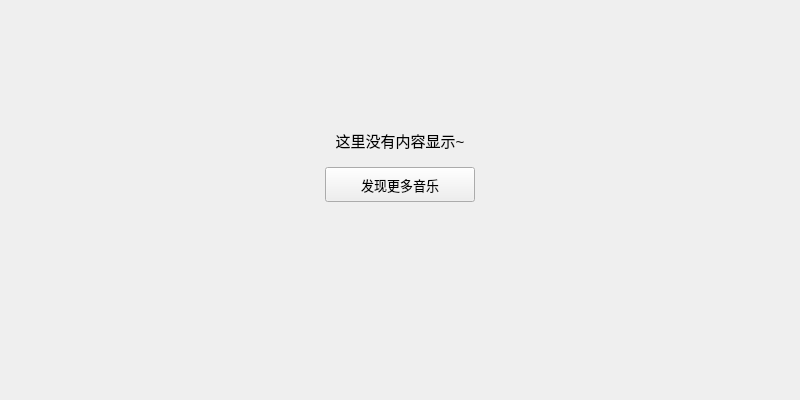
<?xml version="1.0" encoding="UTF-8"?>
<ui version="4.0">
 <class>AllRecent</class>
 <widget class="QWidget" name="AllRecent">
  <property name="geometry">
   <rect>
    <x>0</x>
    <y>0</y>
    <width>800</width>
    <height>400</height>
   </rect>
  </property>
  <property name="windowTitle">
   <string>AllRecent</string>
  </property>
  <layout class="QVBoxLayout" name="verticalLayout_2">
   <item>
    <widget class="QWidget" name="widget_3" native="true">
     <layout class="QVBoxLayout" name="verticalLayout" stretch="2,1,3">
      <property name="topMargin">
       <number>0</number>
      </property>
      <item>
       <spacer name="verticalSpacer_2">
        <property name="orientation">
         <enum>Qt::Vertical</enum>
        </property>
        <property name="sizeHint" stdset="0">
         <size>
          <width>20</width>
          <height>40</height>
         </size>
        </property>
       </spacer>
      </item>
      <item>
       <layout class="QGridLayout" name="gridLayout">
        <property name="verticalSpacing">
         <number>15</number>
        </property>
        <item row="0" column="0">
         <spacer name="horizontalSpacer_8">
          <property name="orientation">
           <enum>Qt::Horizontal</enum>
          </property>
          <property name="sizeHint" stdset="0">
           <size>
            <width>40</width>
            <height>20</height>
           </size>
          </property>
         </spacer>
        </item>
        <item row="0" column="1">
         <widget class="QLabel" name="prompt_label">
          <property name="font">
           <font>
            <pointsize>11</pointsize>
           </font>
          </property>
          <property name="text">
           <string>这里没有内容显示~</string>
          </property>
          <property name="scaledContents">
           <bool>false</bool>
          </property>
          <property name="alignment">
           <set>Qt::AlignBottom|Qt::AlignHCenter</set>
          </property>
         </widget>
        </item>
        <item row="0" column="2">
         <spacer name="horizontalSpacer_9">
          <property name="orientation">
           <enum>Qt::Horizontal</enum>
          </property>
          <property name="sizeHint" stdset="0">
           <size>
            <width>40</width>
            <height>20</height>
           </size>
          </property>
         </spacer>
        </item>
        <item row="1" column="0">
         <spacer name="horizontalSpacer_11">
          <property name="orientation">
           <enum>Qt::Horizontal</enum>
          </property>
          <property name="sizeHint" stdset="0">
           <size>
            <width>40</width>
            <height>20</height>
           </size>
          </property>
         </spacer>
        </item>
        <item row="1" column="1">
         <widget class="QPushButton" name="search_pushButton">
          <property name="minimumSize">
           <size>
            <width>150</width>
            <height>35</height>
           </size>
          </property>
          <property name="maximumSize">
           <size>
            <width>150</width>
            <height>35</height>
           </size>
          </property>
          <property name="font">
           <font>
            <pointsize>10</pointsize>
           </font>
          </property>
          <property name="cursor">
           <cursorShape>PointingHandCursor</cursorShape>
          </property>
          <property name="text">
           <string>发现更多音乐</string>
          </property>
         </widget>
        </item>
        <item row="1" column="2">
         <spacer name="horizontalSpacer_10">
          <property name="orientation">
           <enum>Qt::Horizontal</enum>
          </property>
          <property name="sizeHint" stdset="0">
           <size>
            <width>40</width>
            <height>20</height>
           </size>
          </property>
         </spacer>
        </item>
       </layout>
      </item>
      <item>
       <spacer name="verticalSpacer">
        <property name="orientation">
         <enum>Qt::Vertical</enum>
        </property>
        <property name="sizeHint" stdset="0">
         <size>
          <width>20</width>
          <height>40</height>
         </size>
        </property>
       </spacer>
      </item>
     </layout>
    </widget>
   </item>
  </layout>
 </widget>
 <resources/>
 <connections/>
</ui>
